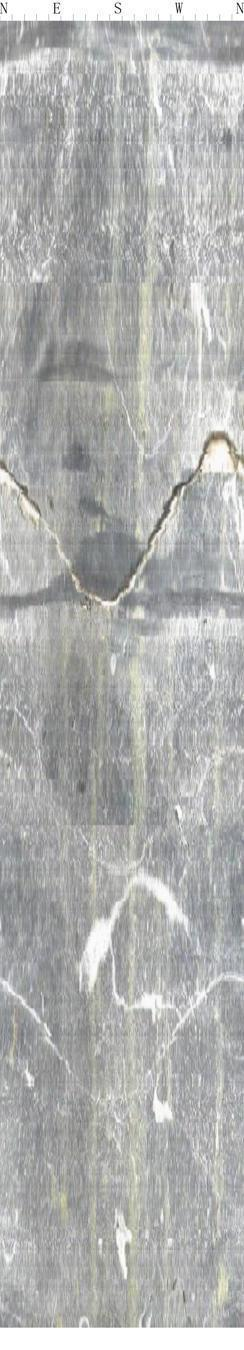
#> input picture C题/附件1/图1-1.jpg, 244 x 1350 px, found by its file name
$ python crack_detection_fixed.py
#> lines starting #> are read from the running program, lines starting #| are printed output that depends on the picture; after the words box and inside, x2 and y2 are one past the last pixel; in counts of white or black regions, pixels touching at a corner belong together
"""
最终版钻孔成像裂隙识别系统
修复JSON序列化问题
"""

import numpy as np
import os
import json
from PIL import Image, ImageFilter, ImageEnhance
import matplotlib.pyplot as plt
import matplotlib.font_manager as fm
from scipy import ndimage
from scipy.ndimage import binary_opening, binary_closing, label

# 设置matplotlib中文字体
plt.rcParams['font.sans-serif'] = ['SimHei', 'Microsoft YaHei', 'DejaVu Sans']
plt.rcParams['axes.unicode_minus'] = False

class FinalCrackDetector:
    def __init__(self):
        """最终版裂隙检测器"""
        self.threshold = 0.3
        self.setup_chinese_font()

    def setup_chinese_font(self):
        """设置中文字体"""
        try:
            font_list = fm.findSystemFonts()
            chinese_fonts = []

            for font_path in font_list:
                try:
                    font_prop = fm.FontProperties(fname=font_path)
                    font_name = font_prop.get_name()
                    if any(chinese in font_name.lower() for chinese in ['simhei', 'microsoft', 'yahei', 'simsun']):
                        chinese_fonts.append(font_name)
                except:
                    continue

            if chinese_fonts:
                plt.rcParams['font.sans-serif'] = chinese_fonts[:3] + ['DejaVu Sans']
                print(f"✓ 找到中文字体: {chinese_fonts[0]}")
                self.use_english = False
            else:
                print("⚠️  未找到中文字体，将使用英文标题")
                self.use_english = True

        except Exception as e:
            print(f"⚠️  字体设置失败: {str(e)}，将使用英文标题")
            self.use_english = True

    def convert_to_serializable(self, obj):
        """转换numpy类型为Python原生类型，使其可JSON序列化"""
        if isinstance(obj, np.integer):
            return int(obj)
        elif isinstance(obj, np.floating):
            return float(obj)
        elif isinstance(obj, np.ndarray):
            return obj.tolist()
        elif isinstance(obj, dict):
            return {key: self.convert_to_serializable(value) for key, value in obj.items()}
        elif isinstance(obj, list):
            return [self.convert_to_serializable(item) for item in obj]
        else:
            return obj

    def load_image(self, image_path):
        """加载图像"""
#> called with image_path = 'C题/附件1/图1-1.jpg'
        try:
            img = Image.open(image_path)
#> img is the input picture: PIL image 244x1350 RGB; mean R, G, B 175.6, 176.4, 175.2
            if img.mode != 'L':
                img = img.convert('L')
#> img: PIL image 244x1350 L
            return np.array(img)
        except Exception as e:
            raise ValueError(f"无法加载图像 {image_path}: {str(e)}")

    def preprocess(self, image):
        """预处理图像"""
        pil_img = Image.fromarray(image)
        blurred = pil_img.filter(ImageFilter.GaussianBlur(radius=1))
        enhancer = ImageEnhance.Contrast(blurred)
        enhanced = enhancer.enhance(1.5)
        return np.array(enhanced)

    def detect_edges_sobel(self, image):
        """使用Sobel算子检测边缘"""
        sobel_x = np.array([[-1, 0, 1], [-2, 0, 2], [-1, 0, 1]])
        sobel_y = np.array([[-1, -2, -1], [0, 0, 0], [1, 2, 1]])

        grad_x = ndimage.convolve(image.astype(float), sobel_x)
        grad_y = ndimage.convolve(image.astype(float), sobel_y)
        magnitude = np.sqrt(grad_x**2 + grad_y**2)

        if magnitude.max() > 0:
            magnitude = (magnitude / magnitude.max() * 255).astype(np.uint8)
        else:
            magnitude = magnitude.astype(np.uint8)

        return magnitude

    def remove_vertical_lines(self, image):
        """去除垂直线条干扰"""
        vertical_kernel = np.ones((15, 1))
        binary_img = image > np.mean(image)
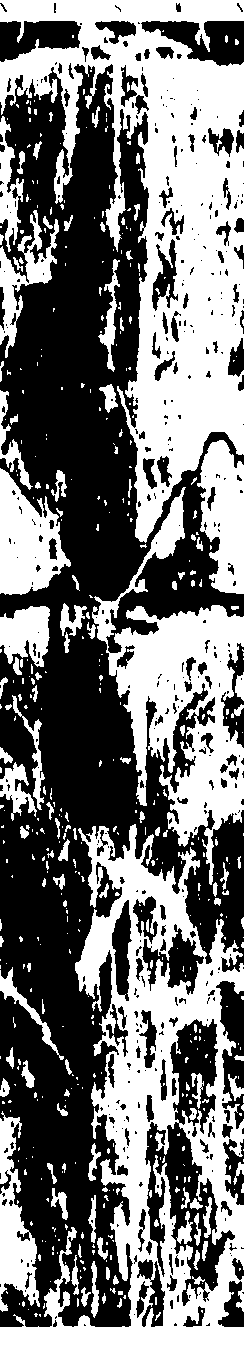
#> binary_img: shape (1350, 244) bool; 46.1% white; 487 white regions (357 under 20 px), largest, box (x1, y1, x2, y2) and area: (0, 0, 244, 543) 53392, (0, 824, 244, 1350) 42825, (92, 487, 244, 885) 20815
        vertical_lines = binary_opening(binary_img, vertical_kernel)
#> vertical_lines: shape (1350, 244) bool; 37.9% white; 194 white regions (40 under 20 px), largest, box (x1, y1, x2, y2) and area: (107, 0, 244, 543) 39639, (0, 824, 244, 1350) 26815, (109, 605, 244, 846) 15026

        mask = vertical_lines.astype(bool)
        result = image.copy()

        for i in range(image.shape[0]):
            for j in range(image.shape[1]):
                if mask[i, j]:
                    row = image[i, :]
                    row_mask = mask[i, :]
                    valid_pixels = row[~row_mask]
                    if len(valid_pixels) > 0:
                        result[i, j] = np.mean(valid_pixels)
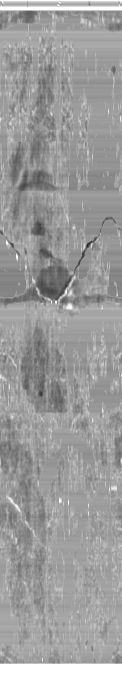
#> result: shape (1350, 244) (shown at 1/2 size); min 30, max 255, mean 155.1
#> in detect_edges_sobel, `grad_y = ndimage.convolve(image.astype(float), sobel_y)`:
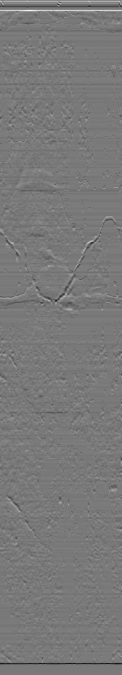
#> grad_y: shape (1350, 244) float64 (shown at 1/2 size); min -467, max 514, mean 0; drawn with min black and max white
#> in detect_edges_sobel, `magnitude = np.sqrt(grad_x**2 + grad_y**2)`:
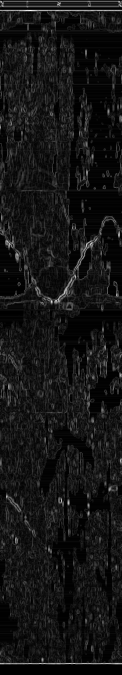
#> magnitude: shape (1350, 244) float64 (shown at 1/2 size); min 0, max 514.2, mean 42.7; drawn with min black and max white
#> in detect_cracks, `threshold_value = np.percentile(edges, 85)`: threshold_value = 38

        return result

    def morphological_filter(self, binary_image):
        """形态学滤波"""
        cleaned = binary_opening(binary_image, np.ones((3, 3)))
#> cleaned: shape (1350, 244) bool; 5.5% white; 499 white regions (257 under 20 px), largest, box (x1, y1, x2, y2) and area: (0, 1, 244, 15) 1787, (0, 19, 244, 24) 907, (109, 540, 152, 608) 793
        connected = binary_closing(cleaned, np.ones((5, 5)))
#> connected: shape (1350, 244) bool; 6.2% white; 350 white regions (150 under 20 px), largest, box (x1, y1, x2, y2) and area: (2, 2, 242, 29) 3448, (63, 540, 158, 621) 1958, (153, 472, 197, 517) 605
        return connected

    def filter_components(self, binary_image, min_area=20):
        """过滤连通组件"""
#> called with min_area = 20
        labeled, num_features = label(binary_image)
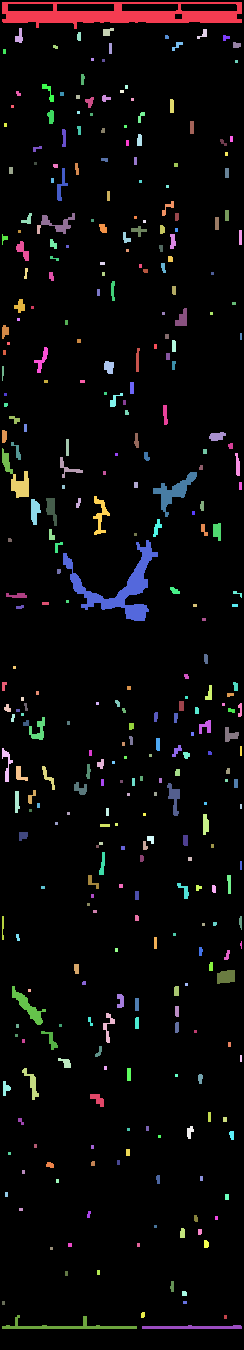
#> labeled: shape (1350, 244) int32; 355 distinct labels, from 0 to 354; one colour per label, 0 black
#> num_features = 354
        result = np.zeros_like(binary_image)

        for i in range(1, num_features + 1):
            component = (labeled == i)
            area = np.sum(component)

            if area >= min_area:
                coords = np.where(component)
                if len(coords[0]) > 0 and len(coords[1]) > 0:
                    min_row, max_row = coords[0].min(), coords[0].max()
                    min_col, max_col = coords[1].min(), coords[1].max()

                    height = max_row - min_row + 1
                    width = max_col - min_col + 1
                    aspect_ratio = max(height, width) / (min(height, width) + 1e-7)

                    if aspect_ratio > 2:
                        result[component] = 1
#> this loop made 354 passes
#> (area, min_row, max_row, min_col, max_col, height, width, aspect_ratio) on passes 1, 2, 3, 4, 5, 7, 8, 9: (3448, 2, 28, 2, 241, 27, 240, 8.89), (73, 28, 42, 15, 22, 15, 8, 1.87), (61, 28, 35, 103, 113, 8, 11, 1.37), (46, 29, 38, 197, 206, 10, 10, 1), (33, 32, 40, 77, 80, 9, 4, 2.25), (30, 35, 40, 223, 229, 6, 7, 1.17), (43, 42, 50, 172, 182, 9, 11, 1.22), (41, 42, 47, 233, 240, 6, 8, 1.33)
#> component: shape (1350, 244) bool; 0.09% white; 1 white region, box (x1, y1, x2, y2) and area: (142, 1325, 242, 1329) 312
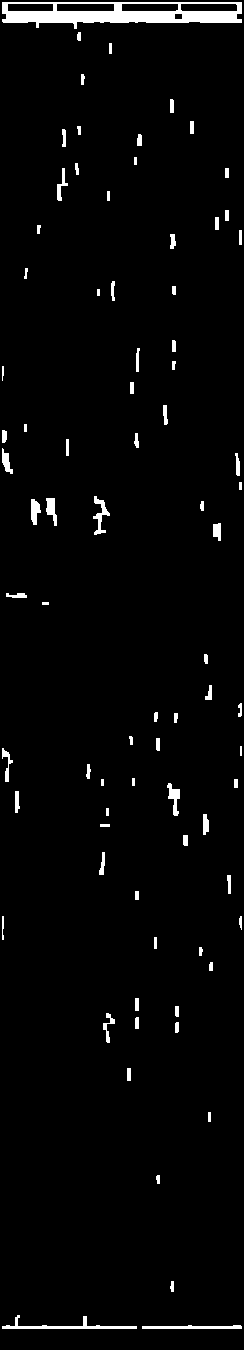
#> result: shape (1350, 244) bool; 2.7% white; 81 white regions, largest, box (x1, y1, x2, y2) and area: (2, 2, 242, 29) 3448, (2, 1315, 137, 1329) 493, (142, 1325, 242, 1329) 312

        return result

    def detect_cracks(self, image_path):
        """主检测函数"""
        image = self.load_image(image_path)
        preprocessed = self.preprocess(image)
        cleaned = self.remove_vertical_lines(preprocessed)
        edges = self.detect_edges_sobel(cleaned)

        threshold_value = np.percentile(edges, 85)
        binary = edges > threshold_value
        morphed = self.morphological_filter(binary)
        final_result = self.filter_components(morphed)

        output = np.ones_like(final_result, dtype=np.uint8) * 255
        output[final_result > 0] = 0

        return output, preprocessed

    def create_detailed_analysis(self, input_dir, output_dir, key_images):
        """创建详细分析报告"""
        analysis_results = {}

        for img_name in key_images:
            img_path = os.path.join(input_dir, img_name)
            if not os.path.exists(img_path):
                print(f"⚠️  文件不存在: {img_path}")
                continue

            try:
                print(f"🔍 分析 {img_name}...")

                # 检测裂隙
                crack_mask, preprocessed = self.detect_cracks(img_path)
                original = self.load_image(img_path)

                # 统计信息 - 确保转换为Python原生类型
                crack_pixels = int(np.sum(crack_mask == 0))
#> crack_pixels = 8758
                total_pixels = int(crack_mask.shape[0] * crack_mask.shape[1])
                crack_ratio = float(crack_pixels / total_pixels)
#> crack_ratio = 0.0266

                # 创建详细分析图
                fig, axes = plt.subplots(2, 2, figsize=(12, 10))

                if self.use_english:
                    titles = [
                        f'Original Image - {img_name}',
                        'Preprocessed Image',
                        'Crack Detection Result',
                        'Overlay Result'
                    ]
                    suptitle = f'Detailed Analysis - {img_name}'
                else:
                    titles = [
                        f'原始图像 - {img_name}',
                        '预处理图像',
                        '裂隙检测结果',
                        '叠加结果'
                    ]
                    suptitle = f'详细分析 - {img_name}'

                # 原始图像
                axes[0, 0].imshow(original, cmap='gray')
                axes[0, 0].set_title(titles[0])
                axes[0, 0].axis('off')

                # 预处理图像
                axes[0, 1].imshow(preprocessed, cmap='gray')
                axes[0, 1].set_title(titles[1])
                axes[0, 1].axis('off')

                # 检测结果
                axes[1, 0].imshow(crack_mask, cmap='gray')
                axes[1, 0].set_title(titles[2])
                axes[1, 0].axis('off')

                # 叠加结果
                overlay = np.stack([original, original, original], axis=-1)
                overlay[crack_mask == 0] = [255, 0, 0]  # 红色标记裂隙
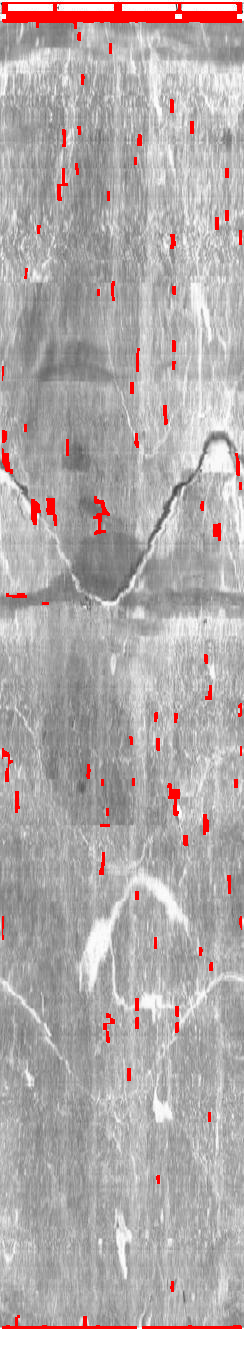
#> overlay: shape (1350, 244, 3); mean of channels 0, 1, 2 177.5, 170.7, 170.7; drawn as R, G, B
                axes[1, 1].imshow(overlay)
                axes[1, 1].set_title(titles[3])
                axes[1, 1].axis('off')

                # 添加统计信息
                stats_text = f'Total Pixels: {total_pixels:,}\nCrack Pixels: {crack_pixels:,}\nCrack Ratio: {crack_ratio:.4f} ({crack_ratio*100:.2f}%)'
                fig.text(0.02, 0.02, stats_text, fontsize=10,
                        bbox=dict(boxstyle="round,pad=0.3", facecolor="lightgray"))

                plt.suptitle(suptitle, fontsize=14)
                plt.tight_layout()

                # 保存详细分析图
                detail_path = os.path.join(output_dir, f"detailed_analysis_{img_name.replace('.jpg', '.png')}")
                plt.savefig(detail_path, dpi=300, bbox_inches='tight')
                plt.close()

                # 保存结果 - 确保所有数据都是可序列化的
                analysis_results[img_name] = {
                    'crack_pixels': crack_pixels,
                    'total_pixels': total_pixels,
                    'crack_ratio': crack_ratio,
                    'detail_image': os.path.basename(detail_path)
                }

                print(f"✓ 完成分析: {img_name}")
                print(f"  裂隙像素: {crack_pixels:,} / {total_pixels:,}")
#|   裂隙像素: 8,758 / 329,400
                print(f"  裂隙比例: {crack_ratio:.4f} ({crack_ratio*100:.2f}%)")
#|   裂隙比例: 0.0266 (2.66%)

            except Exception as e:
                print(f"✗ 分析 {img_name} 失败: {str(e)}")
                analysis_results[img_name] = {'error': str(e)}
#> pass 2 of the loop in create_detailed_analysis, `for img_name in key_images:`:
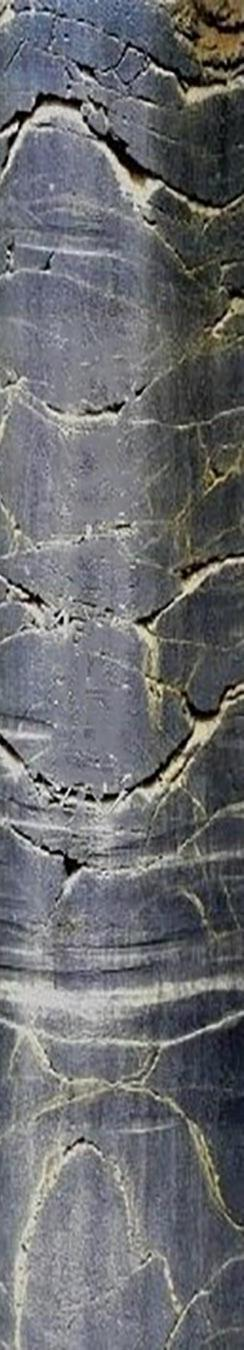
#> input picture C题/附件1/图1-2.jpg, 244 x 1350 px, found by its file name
#> in load_image, img is the input picture: PIL image 244x1350 RGB; mean R, G, B 106.6, 107.9, 111
#> img: PIL image 244x1350 L
#> in filter_components (call 2), `labeled, num_features = label(binary_image)`:
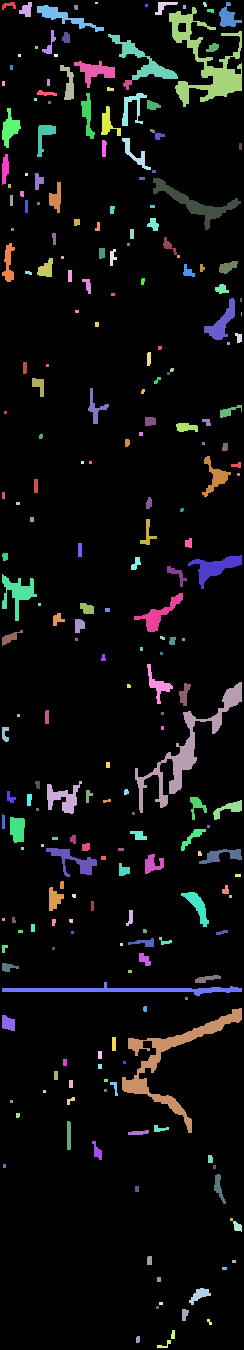
#> labeled: shape (1350, 244) int32; 245 distinct labels, from 0 to 244; one colour per label, 0 black
#> num_features = 244
#> the loop in filter_components (call 2), `for i in range(1, num_features + 1):` made 244 passes
#> (area, min_row, max_row, min_col, max_col, height, width, aspect_ratio) on passes 1 to 2: (63, 2, 9, 2, 15, 8, 14, 1.75), (124, 2, 16, 19, 31, 15, 13, 1.15)
#> in create_detailed_analysis, `overlay[crack_mask == 0] = [255, 0, 0]`:
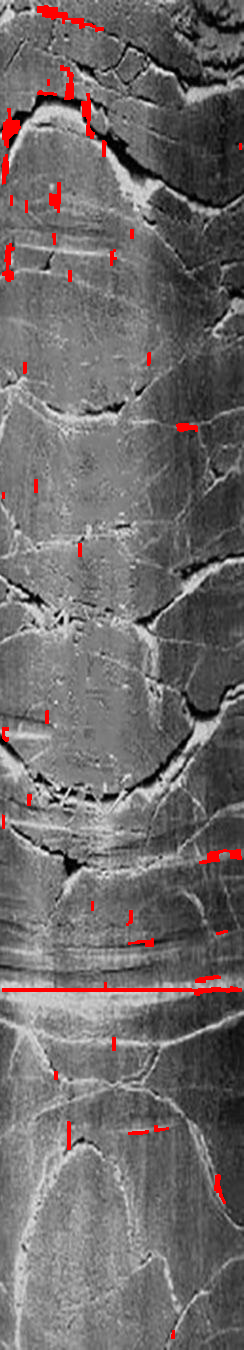
#> overlay: shape (1350, 244, 3); mean of channels 0, 1, 2 110, 105.8, 105.8; drawn as R, G, B
#|   裂隙像素: 5,363 / 329,400
#|   裂隙比例: 0.0163 (1.63%)

        return analysis_results

    def save_binary_results(self, input_dir, output_dir, all_images=True):
        """保存所有图像的二值化结果"""
#> called with input_dir = 'C题/附件1', output_dir = '裂隙识别结果_最终版', all_images = True
        binary_dir = os.path.join(output_dir, "binary_results")
        if not os.path.exists(binary_dir):
            os.makedirs(binary_dir)

        if all_images:
            # 处理所有图像
            image_files = [f for f in os.listdir(input_dir)
                          if f.lower().endswith(('.jpg', '.jpeg', '.png'))]
        else:
            # 只处理重点图像
            image_files = ["图1-1.jpg", "图1-2.jpg", "图1-3.jpg"]

        results = {}

        for filename in image_files:
            img_path = os.path.join(input_dir, filename)
            if not os.path.exists(img_path):
                continue

            try:
                crack_mask, _ = self.detect_cracks(img_path)

                # 保存二值图像
                output_path = os.path.join(binary_dir, f"result_{filename}")
                Image.fromarray(crack_mask).save(output_path)

                # 统计信息
                crack_pixels = int(np.sum(crack_mask == 0))
                total_pixels = int(crack_mask.shape[0] * crack_mask.shape[1])
                crack_ratio = float(crack_pixels / total_pixels)

                results[filename] = {
                    'crack_pixels': crack_pixels,
                    'total_pixels': total_pixels,
                    'crack_ratio': crack_ratio,
                    'binary_image': f"result_{filename}"
                }

                print(f"✓ 保存二值结果: {filename}")

            except Exception as e:
                print(f"✗ 处理 {filename} 失败: {str(e)}")
                results[filename] = {'error': str(e)}
#> pass 2 of the loop in save_binary_results, `for filename in image_files:`:

        return results

def main():
    """主函数"""
    print("最终版钻孔成像裂隙识别系统")
    print("=" * 60)

    detector = FinalCrackDetector()

    # 查找输入目录
    input_dir = "C题/附件1"
    if not os.path.exists(input_dir):
        input_dir = "附件1"

    if not os.path.exists(input_dir):
        print("❌ 错误: 找不到附件1目录")
        return

    output_dir = "裂隙识别结果_最终版"
    if not os.path.exists(output_dir):
        os.makedirs(output_dir)

    print(f"📁 输入目录: {input_dir}")
    print(f"📁 输出目录: {output_dir}")

    # 重点分析图像
    key_images = ["图1-1.jpg", "图1-2.jpg", "图1-3.jpg"]

    print("\n🔍 开始详细分析重点图像...")
    analysis_results = detector.create_detailed_analysis(input_dir, output_dir, key_images)

    print("\n💾 保存所有图像的二值化结果...")
    binary_results = detector.save_binary_results(input_dir, output_dir, all_images=True)

    # 显示分析结果
    print("\n" + "="*60)
    print("📊 重点图像详细分析结果")
    print("="*60)

    for img_name in key_images:
        if img_name in analysis_results and 'error' not in analysis_results[img_name]:
            result = analysis_results[img_name]
            print(f"\n📷 {img_name}:")
            print(f"   总像素数: {result['total_pixels']:,}")
            print(f"   裂隙像素数: {result['crack_pixels']:,}")
            print(f"   裂隙像素比例: {result['crack_ratio']:.4f} ({result['crack_ratio']*100:.2f}%)")
            print(f"   详细分析图: {result['detail_image']}")
        elif img_name in analysis_results:
            print(f"\n❌ {img_name}: {analysis_results[img_name]['error']}")
        else:
            print(f"\n⚠️  {img_name}: 文件不存在")
#> this loop made 3 passes
#|    总像素数: 329,400
#|    裂隙像素数: 8,758
#|    裂隙像素比例: 0.0266 (2.66%)
#|    详细分析图: detailed_analysis_图1-1.png
#|    总像素数: 329,400
#|    裂隙像素数: 5,363
#> (further printed lines are left out)

    # 转换为可序列化格式并保存
    try:
        serializable_analysis = detector.convert_to_serializable(analysis_results)
        serializable_binary = detector.convert_to_serializable(binary_results)

        # 保存详细分析结果
        analysis_path = os.path.join(output_dir, "detailed_analysis_results.json")
        with open(analysis_path, 'w', encoding='utf-8') as f:
            json.dump(serializable_analysis, f, ensure_ascii=False, indent=2)

        # 保存二值化结果统计
        binary_path = os.path.join(output_dir, "binary_results_statistics.json")
        with open(binary_path, 'w', encoding='utf-8') as f:
            json.dump(serializable_binary, f, ensure_ascii=False, indent=2)

        print(f"\n✅ 所有结果保存成功！")
        print(f"📁 结果目录: {output_dir}")
        print(f"📊 详细分析: {analysis_path}")
        print(f"📊 二值化统计: {binary_path}")

    except Exception as e:
        print(f"❌ 保存结果时出错: {str(e)}")

    # 显示处理总结
    total_success = len([k for k in binary_results.keys() if 'error' not in binary_results[k]])
    total_error = len([k for k in binary_results.keys() if 'error' in binary_results[k]])

    print(f"\n📈 处理总结:")
    print(f"   ✅ 成功处理: {total_success} 张图像")
#|    ✅ 成功处理: 3 张图像
    print(f"   ❌ 处理失败: {total_error} 张图像")
#|    ❌ 处理失败: 0 张图像
    print(f"   🎯 重点分析: {len(key_images)} 张图像")

    print(f"\n🎉 钻孔成像裂隙识别完成！")
    print(f"   📋 所有识别结果以二值图像形式保存")
    print(f"   🖤 裂隙像素为黑色(0)，背景像素为白色(255)")
    print(f"   📊 包含详细的统计分析和可视化结果")

if __name__ == "__main__":
    main()
